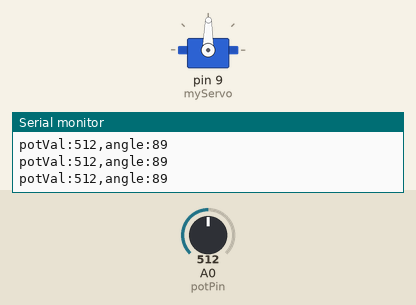
The sketch below on a simulated Arduino Uno, built with avr-gcc and run on an emulated ATmega328P. Parts: servo, the last lines printed to the serial monitor. The test bench sets the inputs (shaded band); at power-on: A0 (potPin) = 512.

Above: at 1.2 s.
1.3 s: A0 (potPin) set to 561
At 2.3 s:
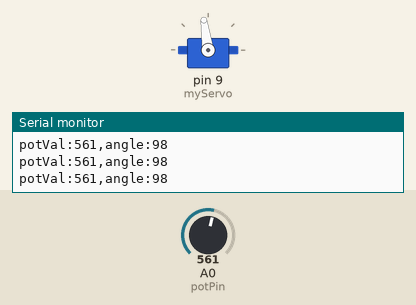
4.3 s: A0 (potPin) set to 580
At 5.2 s:
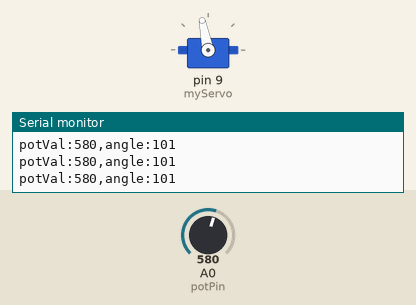
5.8 s: A0 (potPin) set to 306
At 6.9 s:
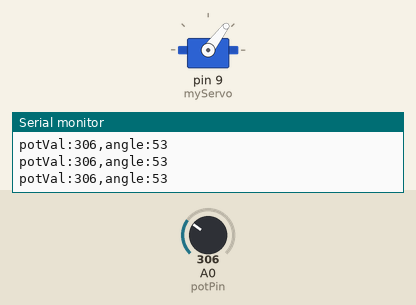
7.3 s: A0 (potPin) set to 107
At 7.6 s:
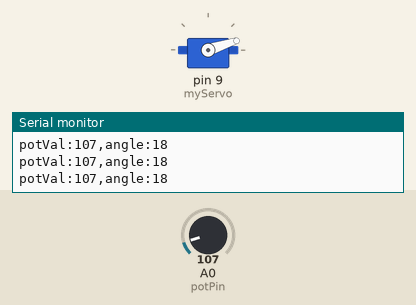
8.8 s: A0 (potPin) set to 91
At 9.8 s:
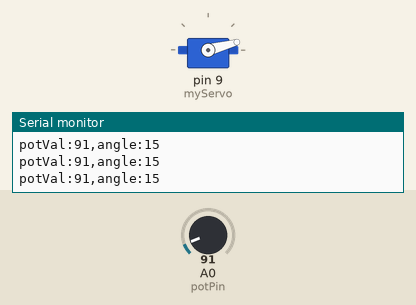
11.8 s: A0 (potPin) set to 122
At 12.7 s:
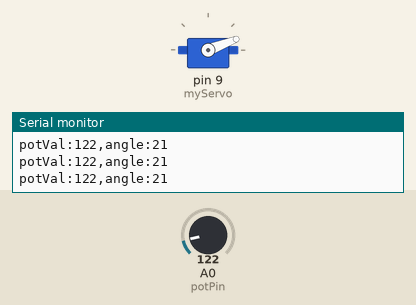
Timing chart, 0 to 14.3 s (numbered marks = the images above; inputs shaded):
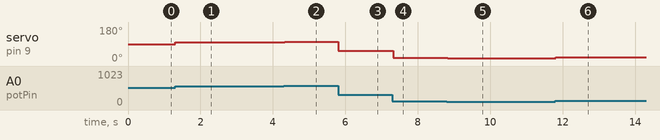

The sketch:

servo.ino
```cpp
#include <Servo.h>

Servo myServo;
int const potPin=A0;
int potVal;
int angle;

void setup() {
  // put your setup code here, to run once:
  myServo.attach(9);
  Serial.begin(9600);
}

void loop() {
  // put your main code here, to run repeatedly:
  potVal = analogRead(potPin);
  Serial.print("potVal:");
  Serial.print(potVal);

  angle = map(potVal,0,1023,0,179);
  Serial.print(",angle:");
  Serial.print(angle);
  Serial.print("\n");

  myServo.write(angle);
  delay(15);
}
```

Measured:
- after the input at 1.3 s, servo on pin 9 (myServo): 89° → 98° at once
- after the input at 4.3 s, servo on pin 9 (myServo): 98° → 101° at once
- after the input at 5.8 s, servo on pin 9 (myServo): 101° → 53° at once
- after the input at 7.3 s, servo on pin 9 (myServo): 53° → 18° at once
- after the input at 8.8 s, servo on pin 9 (myServo): 18° → 15° at once
- after the input at 11.8 s, servo on pin 9 (myServo): 15° → 21° at once
